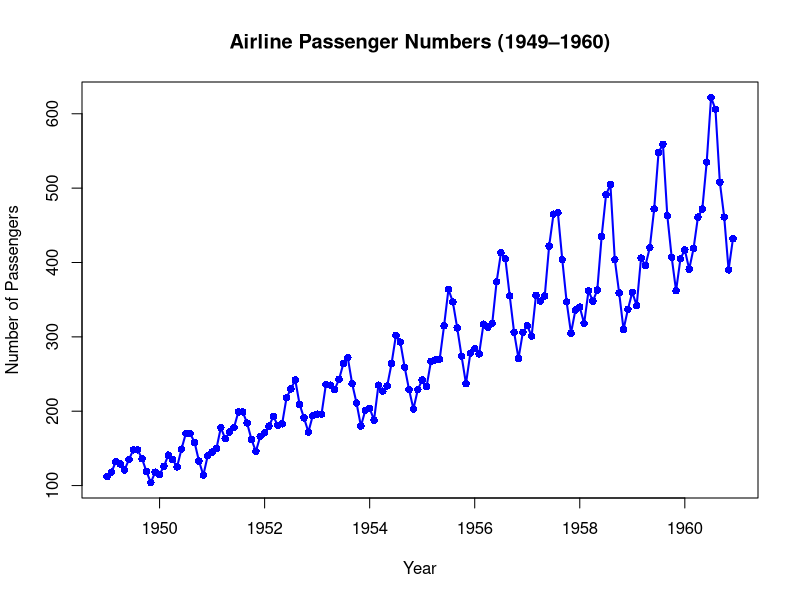

This figure's R source:
# Load the dataset
data("AirPassengers")

# Open quartz plot window (macOS only)
if (Sys.info()["sysname"] == "Darwin") {
  quartz()
}

# Plot the data
plot(AirPassengers,
     main = "Airline Passenger Numbers (1949–1960)",
     xlab = "Year",
     ylab = "Number of Passengers",
     col = "blue",
     type = "o",
     pch = 16,
     lwd = 2)

# Force R to wait to let the plot render (macOS+VS Code workaround)
Sys.sleep(20)